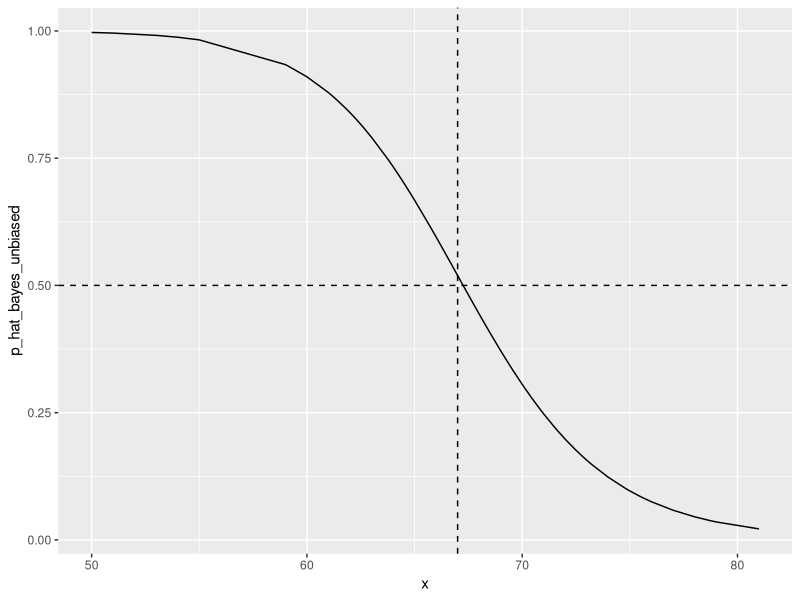

Write R code to recreate this figure.
#S04_C23_Controlando_Prevalencia
#Controlando la Prevalencia

library(dslabs)
library(tidyverse)
library(caret)
library(purrr)
library(gridExtra)


data("heights")
y<- heights$height

set.seed(2)

test_index <- createDataPartition(y, times = 1, p = 0.5, list = FALSE)

train_set <- heights %>% slice(-test_index)
test_set <- heights %>% slice(test_index)



params <- train_set %>% 
  group_by(sex) %>% 
  summarize(avg = mean(height), sd = sd(height))


pi <- train_set %>% 
  summarize(pi = mean(sex == "Female")) %>%
  .$pi


x <- test_set$height

f0 <- dnorm(x, params$avg[2], params$sd[2])
f1 <- dnorm(x, params$avg[1], params$sd[1])

p_hat_bayes <- f1*pi / (f1*pi + f0*(1-pi))



#Una buena característica del enfoque Naive Bayes es que incluye un parámetro para tener en cuenta las diferencias en la prevalencia.

#Usando nuestra muestra, estimamos las probabilidades condicionales y la prevalencia pi.

#Si usamos sombreros para denotar las estimaciones, podemos reescribir la estimación de la probabilidad condicional con esta fórmula.

#Como discutimos, nuestra muestra tiene una prevalencia mucho menor que la población general.

#Solo tenemos un 23% de mujeres.

#Entonces, si usamos nuestra regla de que la probabilidad condicional tiene que ser mayor que 0.5 para predecir las mujeres, nuestra precisión se verá afectada debido a la baja sensibilidad, que podemos ver al escribir este código.

y_hat_bayes <- ifelse(p_hat_bayes > 0.5, "Female", "Male")

sensitivity(data = factor(y_hat_bayes), reference = factor(test_set$sex))

#Nuevamente, esto se debe a que el algoritmo da más peso a la especificidad para tener en cuenta la baja prevalencia.

#Puede ver que tenemos una especificidad muy alta al escribir este código.

specificity(data = factor(y_hat_bayes), 
            reference = factor(test_set$sex))



#Esto se debe principalmente al hecho de que pi hat es sustancialmente menor que 0.5, por lo que tendemos a predecir el sexo masculino con más frecuencia que el femenino.

#Tiene sentido que un algoritmo de aprendizaje automático haga esto en nuestra muestra porque tenemos un mayor porcentaje de hombres.

#Pero si tuviéramos que extrapolar esto a la población general, nuestra precisión general se vería afectada por la baja sensibilidad.

#El enfoque de Naive Bayes nos da una forma directa de corregir esto, ya que simplemente podemos forzar que nuestra estimación de pi sea diferente.

#Por lo tanto, para equilibrar la especificidad y la sensibilidad, en lugar de cambiar el límite en la regla de decisión, simplemente podríamos cambiar la perspectiva.

#Aquí en este código, lo cambiamos a 0.5.

p_hat_bayes_unbiased <- f1*0.5 / (f1*0.5 + f0*(1-0.5))

y_hat_bayes_unbiased <- ifelse(p_hat_bayes_unbiased > 0.5, "Female", "Male")


#Ahora observe la diferencia en sensibilidad y el mejor equilibrio.

#Podemos verlo usando este código.

sensitivity(data = factor(y_hat_bayes_unbiased), reference = factor(test_set$sex))

#Este gráfico nos muestra que la nueva regla también nos da un límite muy intuitivo entre 66 y 67, que es aproximadamente la mitad de las alturas promedio de hombres y mujeres.

qplot(x, p_hat_bayes_unbiased, geom = "line") +
  geom_hline(yintercept = 0.5, lty = 2) +
  geom_vline(xintercept = 67, lty = 2)
